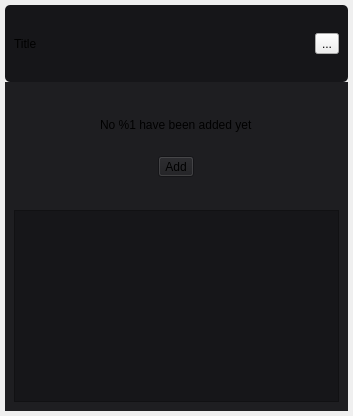
<?xml version="1.0" encoding="UTF-8"?>
<ui version="4.0">
 <class>CLO3D::UI::TableInputAccordion</class>
 <widget class="QWidget" name="CLO3D::UI::TableInputAccordion">
  <property name="geometry">
   <rect>
    <x>0</x>
    <y>0</y>
    <width>353</width>
    <height>416</height>
   </rect>
  </property>
  <property name="sizePolicy">
   <sizepolicy hsizetype="Preferred" vsizetype="Minimum">
    <horstretch>0</horstretch>
    <verstretch>0</verstretch>
   </sizepolicy>
  </property>
  <property name="windowTitle">
   <string>TableInputAccordion</string>
  </property>
  <layout class="QVBoxLayout" name="verticalLayout">
   <property name="spacing">
    <number>0</number>
   </property>
   <property name="leftMargin">
    <number>5</number>
   </property>
   <property name="topMargin">
    <number>5</number>
   </property>
   <property name="rightMargin">
    <number>5</number>
   </property>
   <property name="bottomMargin">
    <number>5</number>
   </property>
   <item>
    <widget class="CLO3D::UI::ClickableWidget" name="accordionTitle" native="true">
     <property name="sizePolicy">
      <sizepolicy hsizetype="Preferred" vsizetype="Minimum">
       <horstretch>0</horstretch>
       <verstretch>0</verstretch>
      </sizepolicy>
     </property>
     <property name="styleSheet">
      <string notr="true">#accordionTitle {
    background-color: rgb(22, 22, 25);
    border-radius: 5px;
}
#accordionTitle:hover {
    background-color: rgb(45, 52, 68);
}</string>
     </property>
     <layout class="QHBoxLayout" name="titleLayout">
      <item>
       <widget class="QLabel" name="title">
        <property name="text">
         <string>Title</string>
        </property>
       </widget>
      </item>
      <item>
       <spacer name="horizontalSpacer">
        <property name="orientation">
         <enum>Qt::Horizontal</enum>
        </property>
        <property name="sizeHint" stdset="0">
         <size>
          <width>40</width>
          <height>20</height>
         </size>
        </property>
       </spacer>
      </item>
      <item>
       <widget class="QToolButton" name="addButton">
        <property name="text">
         <string>...</string>
        </property>
        <property name="icon">
         <iconset resource="../resources/resources.qrc">
          <normaloff>:/add.png</normaloff>:/add.png</iconset>
        </property>
       </widget>
      </item>
     </layout>
    </widget>
   </item>
   <item>
    <widget class="QWidget" name="accordionContent" native="true">
     <property name="sizePolicy">
      <sizepolicy hsizetype="Preferred" vsizetype="Minimum">
       <horstretch>0</horstretch>
       <verstretch>0</verstretch>
      </sizepolicy>
     </property>
     <property name="styleSheet">
      <string notr="true">background-color: rgb(30, 30, 33);</string>
     </property>
     <layout class="QVBoxLayout" name="contentLayout">
      <item>
       <widget class="QWidget" name="emptyTableWidgetWrapper" native="true">
        <property name="sizePolicy">
         <sizepolicy hsizetype="Preferred" vsizetype="Minimum">
          <horstretch>0</horstretch>
          <verstretch>0</verstretch>
         </sizepolicy>
        </property>
        <layout class="QHBoxLayout" name="horizontalLayout">
         <item>
          <spacer name="horizontalSpacer_3">
           <property name="orientation">
            <enum>Qt::Horizontal</enum>
           </property>
           <property name="sizeHint" stdset="0">
            <size>
             <width>40</width>
             <height>20</height>
            </size>
           </property>
          </spacer>
         </item>
         <item>
          <widget class="QWidget" name="emptyTableWidget" native="true">
           <layout class="QVBoxLayout" name="verticalLayout_2">
            <item>
             <widget class="QWidget" name="emptyTableMessageWidget" native="true">
              <layout class="QHBoxLayout" name="horizontalLayout_2">
               <item>
                <widget class="QLabel" name="label">
                 <property name="text">
                  <string>No %1 have been added yet</string>
                 </property>
                </widget>
               </item>
              </layout>
             </widget>
            </item>
            <item>
             <widget class="QWidget" name="addFirstEntryWidget" native="true">
              <layout class="QHBoxLayout" name="horizontalLayout_3">
               <item>
                <widget class="QToolButton" name="addFirstEntryToolButton">
                 <property name="text">
                  <string>Add</string>
                 </property>
                 <property name="icon">
                  <iconset resource="../resources/resources.qrc">
                   <normaloff>:/add.png</normaloff>:/add.png</iconset>
                 </property>
                 <property name="toolButtonStyle">
                  <enum>Qt::ToolButtonTextBesideIcon</enum>
                 </property>
                </widget>
               </item>
              </layout>
             </widget>
            </item>
           </layout>
          </widget>
         </item>
         <item>
          <spacer name="horizontalSpacer_2">
           <property name="orientation">
            <enum>Qt::Horizontal</enum>
           </property>
           <property name="sizeHint" stdset="0">
            <size>
             <width>40</width>
             <height>20</height>
            </size>
           </property>
          </spacer>
         </item>
        </layout>
       </widget>
      </item>
      <item>
       <widget class="QTableWidget" name="table">
        <property name="sizePolicy">
         <sizepolicy hsizetype="Expanding" vsizetype="Minimum">
          <horstretch>0</horstretch>
          <verstretch>0</verstretch>
         </sizepolicy>
        </property>
        <property name="styleSheet">
         <string notr="true">background-color: rgb(22, 22, 25);</string>
        </property>
       </widget>
      </item>
     </layout>
    </widget>
   </item>
  </layout>
 </widget>
 <customwidgets>
  <customwidget>
   <class>CLO3D::UI::ClickableWidget</class>
   <extends>QWidget</extends>
   <header location="global">ClickableWidget.h</header>
   <container>1</container>
  </customwidget>
 </customwidgets>
 <resources>
  <include location="../resources/resources.qrc"/>
 </resources>
 <connections/>
</ui>
